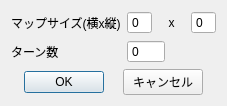
<?xml version="1.0" encoding="UTF-8"?>
<ui version="4.0">
 <class>SettingDialog</class>
 <widget class="QDialog" name="SettingDialog">
  <property name="geometry">
   <rect>
    <x>0</x>
    <y>0</y>
    <width>227</width>
    <height>103</height>
   </rect>
  </property>
  <property name="sizePolicy">
   <sizepolicy hsizetype="Fixed" vsizetype="Fixed">
    <horstretch>0</horstretch>
    <verstretch>0</verstretch>
   </sizepolicy>
  </property>
  <property name="baseSize">
   <size>
    <width>0</width>
    <height>0</height>
   </size>
  </property>
  <property name="windowTitle">
   <string>設定</string>
  </property>
  <property name="sizeGripEnabled">
   <bool>false</bool>
  </property>
  <property name="modal">
   <bool>false</bool>
  </property>
  <layout class="QVBoxLayout" name="verticalLayout_3">
   <item>
    <layout class="QHBoxLayout" name="horizontalLayout_4">
     <item>
      <layout class="QVBoxLayout" name="verticalLayout">
       <item>
        <widget class="QLabel" name="label">
         <property name="text">
          <string>マップサイズ(横x縦)</string>
         </property>
        </widget>
       </item>
       <item>
        <widget class="QLabel" name="label_2">
         <property name="text">
          <string>ターン数</string>
         </property>
        </widget>
       </item>
      </layout>
     </item>
     <item>
      <layout class="QVBoxLayout" name="verticalLayout_2">
       <item>
        <layout class="QHBoxLayout" name="horizontalLayout">
         <item>
          <widget class="QSpinBox" name="map_x">
           <property name="sizePolicy">
            <sizepolicy hsizetype="Fixed" vsizetype="Fixed">
             <horstretch>0</horstretch>
             <verstretch>0</verstretch>
            </sizepolicy>
           </property>
           <property name="buttonSymbols">
            <enum>QAbstractSpinBox::NoButtons</enum>
           </property>
           <property name="maximum">
            <number>99</number>
           </property>
          </widget>
         </item>
         <item>
          <widget class="QLabel" name="label_3">
           <property name="text">
            <string>x</string>
           </property>
           <property name="alignment">
            <set>Qt::AlignCenter</set>
           </property>
          </widget>
         </item>
         <item>
          <widget class="QSpinBox" name="map_y">
           <property name="sizePolicy">
            <sizepolicy hsizetype="Fixed" vsizetype="Fixed">
             <horstretch>0</horstretch>
             <verstretch>0</verstretch>
            </sizepolicy>
           </property>
           <property name="frame">
            <bool>true</bool>
           </property>
           <property name="buttonSymbols">
            <enum>QAbstractSpinBox::NoButtons</enum>
           </property>
           <property name="keyboardTracking">
            <bool>true</bool>
           </property>
           <property name="maximum">
            <number>99</number>
           </property>
          </widget>
         </item>
        </layout>
       </item>
       <item>
        <layout class="QHBoxLayout" name="horizontalLayout_2">
         <item>
          <widget class="QSpinBox" name="num_turn">
           <property name="sizePolicy">
            <sizepolicy hsizetype="Fixed" vsizetype="Fixed">
             <horstretch>0</horstretch>
             <verstretch>0</verstretch>
            </sizepolicy>
           </property>
           <property name="frame">
            <bool>true</bool>
           </property>
           <property name="buttonSymbols">
            <enum>QAbstractSpinBox::NoButtons</enum>
           </property>
           <property name="keyboardTracking">
            <bool>true</bool>
           </property>
           <property name="minimum">
            <number>0</number>
           </property>
           <property name="maximum">
            <number>9999</number>
           </property>
          </widget>
         </item>
         <item>
          <spacer name="horizontalSpacer">
           <property name="orientation">
            <enum>Qt::Horizontal</enum>
           </property>
           <property name="sizeType">
            <enum>QSizePolicy::Expanding</enum>
           </property>
           <property name="sizeHint" stdset="0">
            <size>
             <width>47</width>
             <height>20</height>
            </size>
           </property>
          </spacer>
         </item>
        </layout>
       </item>
      </layout>
     </item>
    </layout>
   </item>
   <item>
    <layout class="QHBoxLayout" name="horizontalLayout_3">
     <item>
      <widget class="QPushButton" name="ok_button">
       <property name="sizePolicy">
        <sizepolicy hsizetype="Fixed" vsizetype="Fixed">
         <horstretch>0</horstretch>
         <verstretch>0</verstretch>
        </sizepolicy>
       </property>
       <property name="text">
        <string>OK</string>
       </property>
      </widget>
     </item>
     <item>
      <widget class="QPushButton" name="pushButton_2">
       <property name="sizePolicy">
        <sizepolicy hsizetype="Fixed" vsizetype="Fixed">
         <horstretch>0</horstretch>
         <verstretch>0</verstretch>
        </sizepolicy>
       </property>
       <property name="text">
        <string>キャンセル</string>
       </property>
      </widget>
     </item>
    </layout>
   </item>
  </layout>
 </widget>
 <resources/>
 <connections/>
</ui>
